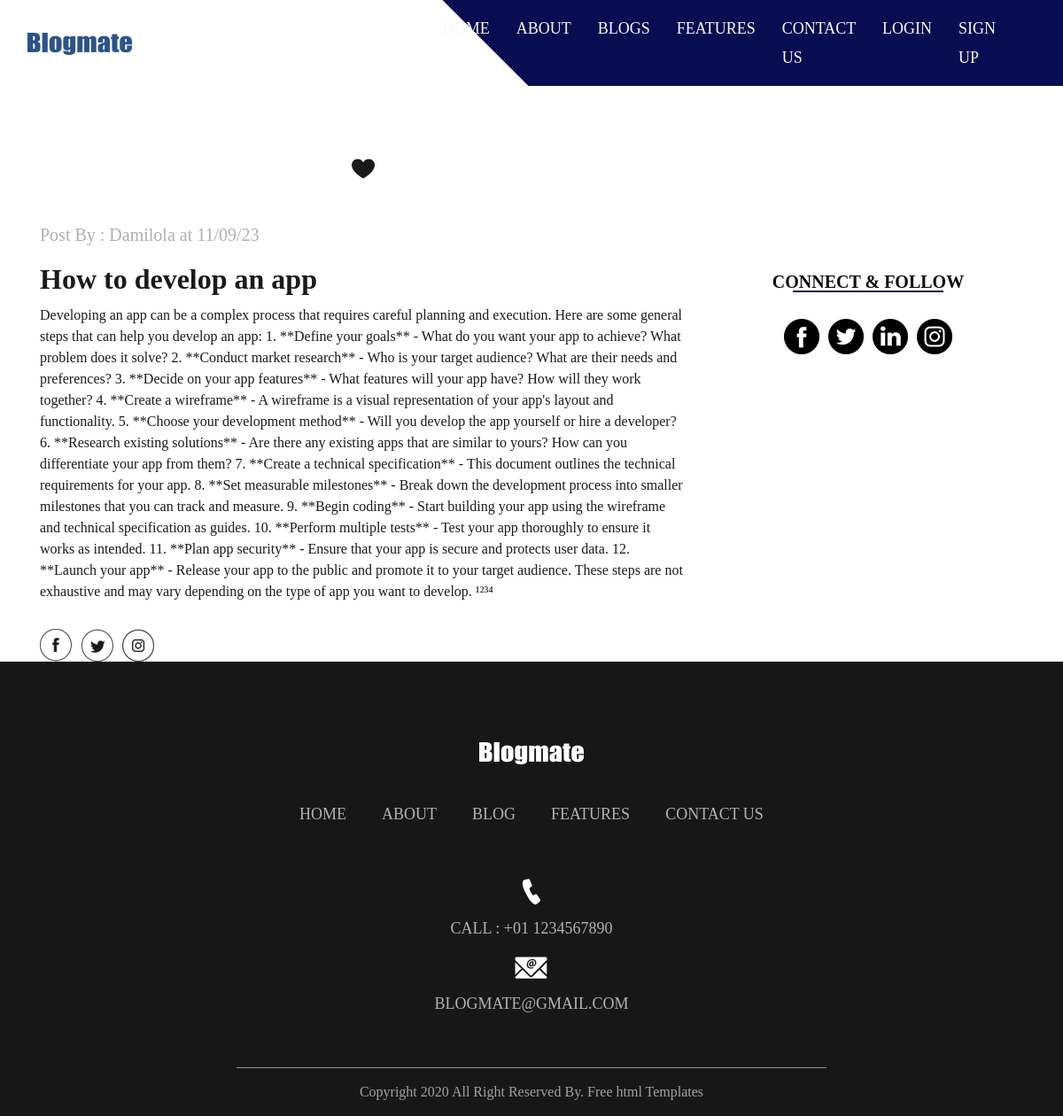
The app's page /viewblog/2 with its own data.
### blog/models.py (models this page shows, shortened)
class Blog(db.Model):
    id = db.Column(db.Integer(),primary_key = True)
    topic = db.Column(db.String(),nullable = False)
    placeholder = db.Column(db.String(length = 30),nullable = False)
    content = db.Column(db.String(),nullable = False)
    date = db.Column(db.String(),nullable = False)
    time = db.Column(db.String(),nullable = False)
    owner = db.Column(db.Integer(),db.ForeignKey("user.id"))

class User(db.Model,UserMixin):
    id = db.Column(db.Integer(), primary_key = True)
    name = db.Column(db.String(),nullable = False, unique = True)
    email_address = db.Column(db.String(),nullable = False, unique = True)
    password_hash = db.Column(db.String(),nullable = False,unique = True)
    blogs = db.relationship("Blog",backref = "owned_user",lazy = True)
    @property
    def password(self):
        return self.password

### blog/routes.py (the view)
@app.route('/viewblog/<int:id>')
def viewblog(id):
    blog = Blog.query.get_or_404(id)
    user = User()
    return render_template('viewblog.html',blog = blog,user = user)

### blog/templates/viewblog.html (shortened to what this page needs)
{% extends 'base.html' %}
{% block content %}
      <div class="about_section layout_padding">
         <div class="container">
            <div class="row">
               <div class="col-lg-8 col-sm-12">
                  <div class="like_icon"><img src="{{ url_for('static',filename = "images/like-icon.png" ) }}"></div>
                  <p class="post_text">Post By : {{user.query.filter_by(id = blog.owner).first().name}} at {{blog.date}}</p>
                  <h2 class="most_text">{{ blog.topic }}</h2>
                  <p class="lorem_text">{{ blog.content }}</p>
                  <div class="social_icon_main">
                     <div class="social_icon">
                        <ul>
                           <li><a href="#"><img src="{{ url_for('static',filename = "images/fb-icon.png" ) }}"></a></li>
                           <li><a href="#"><img src="{{ url_for('static',filename = "images/twitter-icon.png" ) }}"></a></li>
                           <li><a href="#"><img src="{{ url_for('static',filename = "images/instagram-icon.png" ) }}"></a></li>
                        </ul>
                     </div>
                  </div>
               </div>
               <div class="col-lg-4 col-sm-12">
                  <div class="about_main">
                     <h1 class="follow_text">CONNECT & FOLLOW</h1>
                     <div class="follow_icon">
                        <ul>
                           <li><a href="#"><img src="{{ url_for('static',filename = "images/fb-icon-1.png" ) }}"></a></li>
                           <li><a href="#"><img src="{{ url_for('static',filename = "images/twitter-icon-1.png" ) }}"></a></li>
                           <li><a href="#"><img src="{{ url_for('static',filename = "images/linkedin-icon-1.png" ) }}"></a></li>
                           <li><a href="#"><img src="{{ url_for('static',filename = "images/instagram-icon-1.png" ) }}"></a></li>
                        </ul>
                     </div>
                  </div>
               </div>
            </div>
         </div>
      </div>
      {% endblock %}

### blog/static/css/style.css (style rules this page uses)
* { box-sizing: border-box !important; transition: ease all 0.5s; }
html { scroll-behavior: smooth; }
a { color: #1f1f1f; text-decoration: none !important; outline: none !important; -webkit-transition: all .3s ease-in-out; -moz-transition: all .3s ease-in-out; -ms-transition: all .3s ease-in-out; -o-transition: all .3s ease-in-out; transition: all .3s ease-in-out; }
h1, h2, h3, h4, h5, h6 { letter-spacing: 0; font-weight: normal; position: relative; padding: 0 0 10px 0; font-weight: normal; line-height: normal; color: #111111; margin: 0 }
h1 { font-size: 24px }
h2 { font-size: 22px }
*, *::after, *::before { -webkit-box-sizing: border-box; -moz-box-sizing: border-box; box-sizing: border-box; }
ul, li, ol { margin: 0px; padding: 0px; list-style: none; }
p { margin: 20px; font-weight: 300; font-size: 15px; line-height: 24px; }
a { color: #222222; text-decoration: none; outline: none !important; }
a, .btn { text-decoration: none !important; outline: none !important; -webkit-transition: all .3s ease-in-out; -moz-transition: all .3s ease-in-out; -ms-transition: all .3s ease-in-out; -o-transition: all .3s ease-in-out; transition: all .3s ease-in-out; }
img { max-width: 100%; height: auto; }
.layout_padding { padding-top: 90px; padding-bottom: 0px; }
.about_section { width: 100%; float: left; padding-top: 90px; }
.like_icon { width: 100%; float: left; text-align: center; position: relative; bottom: 30px; }
.post_text { width: 100%; float: left; font-size: 20px; color: #afafae; margin: 0px; }
.most_text { width: 100%; float: left; font-size: 32px; color: #1a1a1a; padding-top: 20px; font-weight: bold; }
.lorem_text { width: 100%; float: left; font-size: 16px; color: #1a1a1a; margin: 0px; }
.social_icon_main { width: 100%; display: flex; }
.social_icon { width: 100%; float: left; padding-top: 30px; }
.social_icon ul { margin: 0px; padding: 0px; }
.social_icon li { float: left; padding-right: 10px; }
.about_main { width: 100%; float: left; padding-top: 120px; }
.follow_text { width: 100%; margin: 0 auto; text-align: center; font-size: 20px; font-weight: bold; color: #0e0a0d; text-transform: uppercase; }
.follow_text::after { content: ''; position: absolute; background-color: #0c1045; width: 170px; height: 2px; left: 0px; right: 0px; margin: 0 auto; bottom: 10px; }
.follow_icon { width: 100%; margin: 0 auto; padding-top: 20px; text-align: center; }
.follow_icon ul { margin: 0px; padding: 0px; display: inline-block; text-align: center; }
.follow_icon li { float: left; padding: 0px 5px; }

### records on screen
Blog: query.filter_by "Damilola", date "11/09/23", topic "How to develop an app", content "Developing an app can be a complex process that requires careful planning and execution. Here are some general steps that can help you develop an app: 1. **Define your goals** - What do you want your app to achieve? What problem does it solve? 2. **Conduct market research** - Who is your target audience? What are their needs and preferences? 3. **Decide on your app features** - What features will your app have? How will they work together? 4. **Create a wireframe** - A wireframe is a visual representation of your app's layout and functionality. 5. **Choose your development method** - Will you develop the app yourself or hire a developer? 6. **Research existing solutions** - Are there any…"
